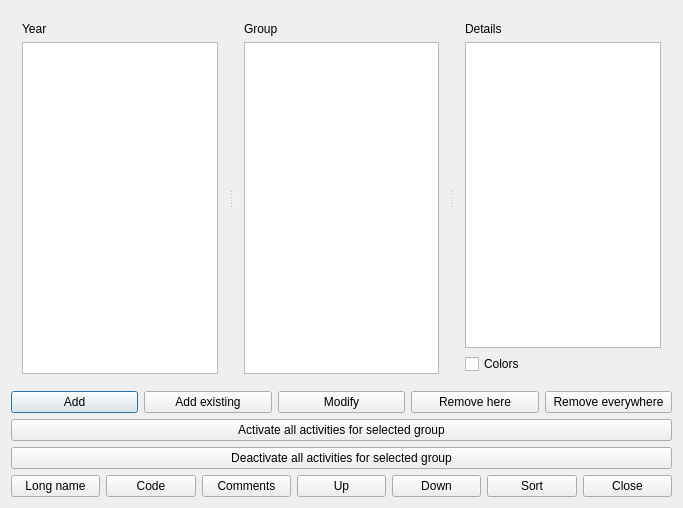
<?xml version="1.0" encoding="UTF-8"?>
<ui version="4.0">
 <class>GroupsForm_template</class>
 <widget class="QDialog" name="GroupsForm_template">
  <property name="geometry">
   <rect>
    <x>0</x>
    <y>0</y>
    <width>683</width>
    <height>508</height>
   </rect>
  </property>
  <property name="windowTitle">
   <string extracomment="The title of the form which lists the students groups">Open-Timetable - groups of students</string>
  </property>
  <layout class="QGridLayout" name="gridLayout">
   <item row="0" column="0">
    <widget class="QSplitter" name="splitter">
     <property name="sizePolicy">
      <sizepolicy hsizetype="Expanding" vsizetype="Expanding">
       <horstretch>0</horstretch>
       <verstretch>0</verstretch>
      </sizepolicy>
     </property>
     <property name="orientation">
      <enum>Qt::Horizontal</enum>
     </property>
     <widget class="QWidget" name="layoutWidget">
      <layout class="QVBoxLayout" name="verticalLayout">
       <item>
        <widget class="QLabel" name="yearTextLabel">
         <property name="text">
          <string>Year</string>
         </property>
         <property name="wordWrap">
          <bool>false</bool>
         </property>
        </widget>
       </item>
       <item>
        <widget class="QListWidget" name="yearsListWidget"/>
       </item>
      </layout>
     </widget>
     <widget class="QWidget" name="layoutWidget2">
      <layout class="QVBoxLayout" name="verticalLayout_2">
       <item>
        <widget class="QLabel" name="groupsTextLabel">
         <property name="text">
          <string>Group</string>
         </property>
         <property name="wordWrap">
          <bool>false</bool>
         </property>
        </widget>
       </item>
       <item>
        <widget class="QListWidget" name="groupsListWidget"/>
       </item>
      </layout>
     </widget>
     <widget class="QWidget" name="layoutWidget3">
      <layout class="QVBoxLayout" name="verticalLayout_3">
       <item>
        <widget class="QLabel" name="groupTextLabel">
         <property name="text">
          <string>Details</string>
         </property>
         <property name="wordWrap">
          <bool>false</bool>
         </property>
        </widget>
       </item>
       <item>
        <widget class="QTextEdit" name="groupTextEdit"/>
       </item>
       <item>
        <widget class="QCheckBox" name="colorsCheckBox">
         <property name="text">
          <string>Colors</string>
         </property>
        </widget>
       </item>
      </layout>
     </widget>
    </widget>
   </item>
   <item row="1" column="0">
    <layout class="QHBoxLayout" name="horizontalLayout_2">
     <item>
      <widget class="QPushButton" name="addGroupPushButton">
       <property name="text">
        <string>Add</string>
       </property>
      </widget>
     </item>
     <item>
      <widget class="QPushButton" name="addExistingGroupsPushButton">
       <property name="text">
        <string extracomment="It refers to adding groups in a year, groups which exist in (an)other year(s)">Add existing</string>
       </property>
      </widget>
     </item>
     <item>
      <widget class="QPushButton" name="modifyGroupPushButton">
       <property name="text">
        <string>Modify</string>
       </property>
      </widget>
     </item>
     <item>
      <widget class="QPushButton" name="removeGroupPushButton">
       <property name="text">
        <string comment="It means &quot;Remove from here&quot; (but I want to keep the field shorter), remove the group only from the current year. Please keep the translation short.">Remove here</string>
       </property>
      </widget>
     </item>
     <item>
      <widget class="QPushButton" name="purgeGroupPushButton">
       <property name="text">
        <string comment="It means &quot;Remove from everywhere&quot; (but I want to keep the field shorter), remove the group from all the years in which it appears. Please keep the translation short.">Remove everywhere</string>
       </property>
      </widget>
     </item>
    </layout>
   </item>
   <item row="2" column="0">
    <widget class="QPushButton" name="activateStudentsPushButton">
     <property name="text">
      <string>Activate all activities for selected group</string>
     </property>
    </widget>
   </item>
   <item row="3" column="0">
    <widget class="QPushButton" name="deactivateStudentsPushButton">
     <property name="text">
      <string>Deactivate all activities for selected group</string>
     </property>
    </widget>
   </item>
   <item row="4" column="0">
    <layout class="QHBoxLayout" name="horizontalLayout">
     <item>
      <widget class="QPushButton" name="longNamePushButton">
       <property name="text">
        <string>Long name</string>
       </property>
      </widget>
     </item>
     <item>
      <widget class="QPushButton" name="codePushButton">
       <property name="text">
        <string>Code</string>
       </property>
      </widget>
     </item>
     <item>
      <widget class="QPushButton" name="commentsPushButton">
       <property name="text">
        <string>Comments</string>
       </property>
      </widget>
     </item>
     <item>
      <widget class="QPushButton" name="moveGroupUpPushButton">
       <property name="text">
        <string comment="It means move the item up in the list">Up</string>
       </property>
      </widget>
     </item>
     <item>
      <widget class="QPushButton" name="moveGroupDownPushButton">
       <property name="text">
        <string comment="It means move the item down in the list">Down</string>
       </property>
      </widget>
     </item>
     <item>
      <widget class="QPushButton" name="sortGroupsPushButton">
       <property name="text">
        <string>Sort</string>
       </property>
      </widget>
     </item>
     <item>
      <widget class="QPushButton" name="closePushButton">
       <property name="text">
        <string>Close</string>
       </property>
      </widget>
     </item>
    </layout>
   </item>
  </layout>
 </widget>
 <layoutdefault spacing="6" margin="11"/>
 <resources/>
 <connections/>
</ui>
